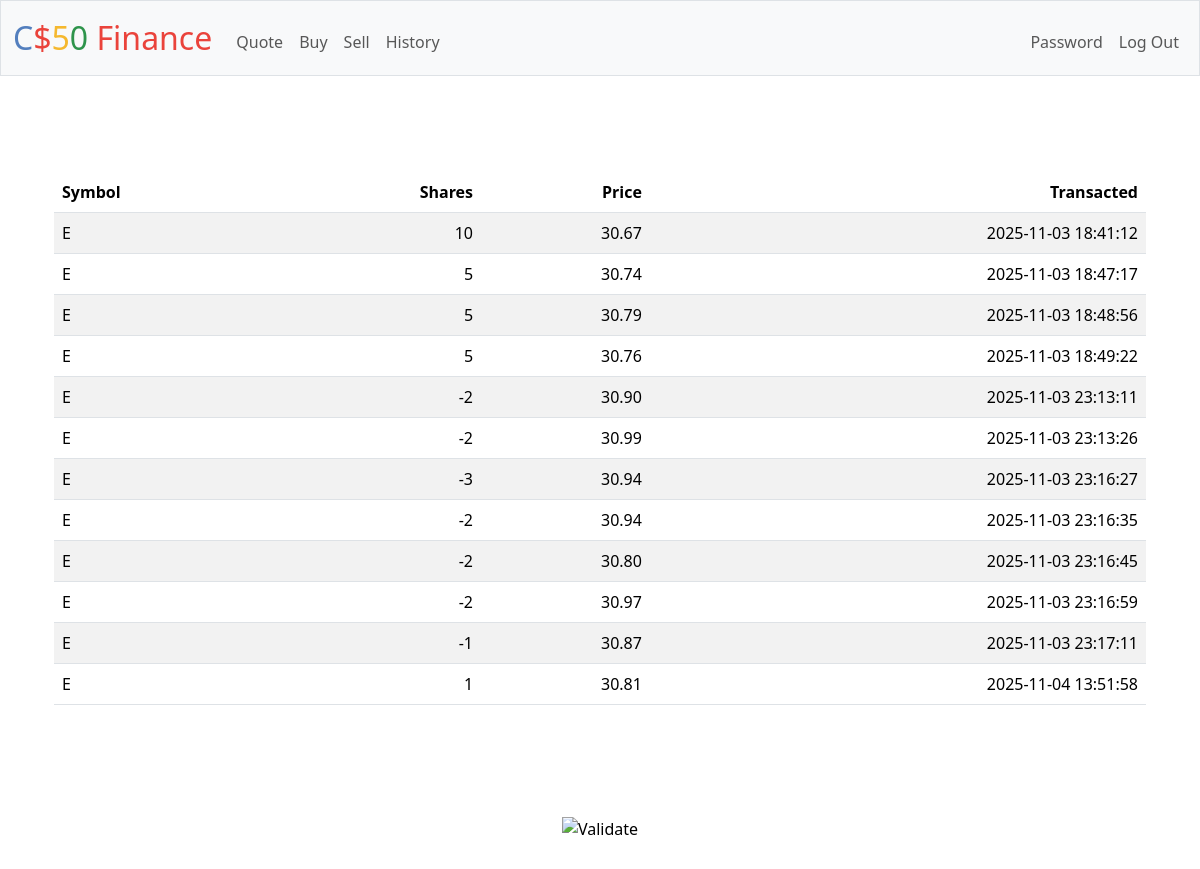
The page /history (signed in) on the database its author committed.
### tables this page shows
CREATE TABLE buys (
id INTEGER PRIMARY KEY AUTOINCREMENT NOT NULL,
users_id INTEGER,
symbol VARCHAR(6) NOT NULL,
amount INT NOT NULL,
price  FLOAT NOT NULL,
timestamp DATETIME NOT NULL,
FOREIGN KEY (users_id) REFERENCES users(id)
);

### app.py (the view)
@app.route("/history")
@login_required
def history():
    rows = db.execute(
        "SELECT symbol, amount, price, timestamp FROM buys WHERE users_id = ? ", session["user_id"]
    )
    print(rows)
    return render_template("history.html", rows=rows)

### app.py (called while the page is built)
@app.after_request
def after_request(response):
    response.headers["Cache-Control"] = "no-cache, no-store, must-revalidate"
    response.headers["Expires"] = 0
    response.headers["Pragma"] = "no-cache"
    return response

### helpers.py (called while the page is built)
def login_required(f):
    @wraps(f)
    def decorated_function(*args, **kwargs):
        if session.get("user_id") is None:
            return redirect("/login")
        return f(*args, **kwargs)
    return decorated_function

### templates/history.html (shortened to what this page needs)
{% extends "layout.html" %}
{% block main %}
    <main class="container py-5 text-center">
        <table class="table table-striped">
            <thead>
                <tr>
                    <th class="text-start">Symbol</th>
                    <th class="text-end">Shares</th>
                    <th class="text-end">Price</th>
                    <th class="text-end">Transacted</th>
                </tr>
            </thead>
            <tbody>
                <tbody>
                    {% for row in rows %}
                        <tr>
                            <td class="text-start">{{ row.symbol }}</td>
                            <td class="text-end">{{ row.amount }}</td>
                            <td class="text-end">{{ "%.2f" | format(row.price) }}</td>
                            <td class="text-end">{{ row.timestamp }}</td>
                        </tr>
                    {% endfor %}
                </tbody>
            </tbody>
        </table>
    </main>
{% endblock %}

### templates/layout.html (shortened to what this page needs)
<!DOCTYPE html>
<html lang="en">
    <head>
        <link href="https://cdn.jsdelivr.net/npm/bootstrap@5.3.3/dist/css/bootstrap.min.css" rel="stylesheet">
        <link href="/static/styles.css" rel="stylesheet">
    </head>
    <body>
        <nav class="bg-light border navbar navbar-expand-md navbar-light">
            <div class="container-fluid">
                <a class="navbar-brand" href="/"><span class="blue">C</span><span class="red">$</span><span class="yellow">5</span><span class="green">0</span> <span class="red">Finance</span></a>
                <div class="collapse navbar-collapse" id="navbar">
                    {% if session["user_id"] %}
                        <ul class="navbar-nav me-auto mt-2">
                            <li class="nav-item"><a class="nav-link" href="/quote">Quote</a></li>
                            <li class="nav-item"><a class="nav-link" href="/buy">Buy</a></li>
                            <li class="nav-item"><a class="nav-link" href="/sell">Sell</a></li>
                            <li class="nav-item"><a class="nav-link" href="/history">History</a></li>
                        </ul>
                        <ul class="navbar-nav ms-auto mt-2">
                            <li class="nav-item"><a class="nav-link" href="/password">Password</a></li>
                            <li class="nav-item"><a class="nav-link" href="/logout">Log Out</a></li>
                        </ul>
                    {% else %}
                        <ul class="navbar-nav ms-auto mt-2">
                            <li class="nav-item"><a class="nav-link" href="/register">Register</a></li>
                            <li class="nav-item"><a class="nav-link" href="/login">Log In</a></li>
                        </ul>
                    {% endif %}
                </div>
            </div>
        </nav>
        <main class="container py-5 text-center">
            {% block main %}{% endblock %}
        </main>
        <footer class="mb-5">
            <form action="https://validator.w3.org/check" class="text-center" enctype="multipart/form-data" method="post" target="_blank">
                <input alt="Validate" src="/static/I_heart_validator.png" type="image">
            </form>
        </footer>
    </body>
</html>

### static/styles.css (style rules this page uses)
nav .navbar-brand { font-size: xx-large; }
nav .navbar-brand .blue { color: #537fbe; }
nav .navbar-brand .red { color: #ea433b; }
nav .navbar-brand .yellow { color: #f5b82e; }
nav .navbar-brand .green { color: #2e944b; }

### rows shown on the page
buys: symbol "E", amount "10", price "30.67", timestamp "2025-11-03 18:41:12"
buys: symbol "E", amount "5", price "30.74", timestamp "2025-11-03 18:47:17"
buys: symbol "E", amount "5", price "30.79", timestamp "2025-11-03 18:48:56"
buys: symbol "E", amount "5", price "30.76", timestamp "2025-11-03 18:49:22"
buys: symbol "E", amount "-2", price "30.90", timestamp "2025-11-03 23:13:11"
buys: symbol "E", amount "-2", price "30.99", timestamp "2025-11-03 23:13:26"
buys: symbol "E", amount "-3", price "30.94", timestamp "2025-11-03 23:16:27"
buys: symbol "E", amount "-2", price "30.94", timestamp "2025-11-03 23:16:35"
buys: symbol "E", amount "-2", price "30.80", timestamp "2025-11-03 23:16:45"
buys: symbol "E", amount "-2", price "30.97", timestamp "2025-11-03 23:16:59"
buys: symbol "E", amount "-1", price "30.87", timestamp "2025-11-03 23:17:11"
buys: symbol "E", amount "1", price "30.81", timestamp "2025-11-04 13:51:58"
